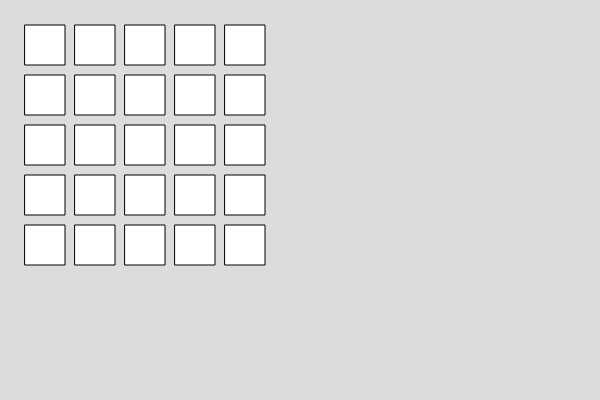
Frame 1 (no input)
Frame 60 (no input): identical to frame 1, image omitted
Frame 120 (the mouse pressed at the canvas centre since frame 60): identical to frame 1, image omitted

The p5.js sketch that drew this single still picture (run headless with seeded random() and noise() and a simulated clock; from frame 60 on, the mouse is pressed at the canvas centre):

// p5.js sketch
// ── sketch.js
function setup() {
  createCanvas(600, 400);
}

function draw() {
  background(220);
  let arrperson = [
    ["jan","joahn", "karel", "mia"],
    ["jaap", "joep", "fienne", "karin"],
    ["flavien", "chloe", "estelle", "danny"],
    ["coen", "joris", "kees", "martin"]
  ];

  for(let i = 0; i < 5; i++){
    for (let j = 0; j < 5; j++) {
      rect(i * 50 + 25, j * 50 + 25,40,40);
    }
  }
}
